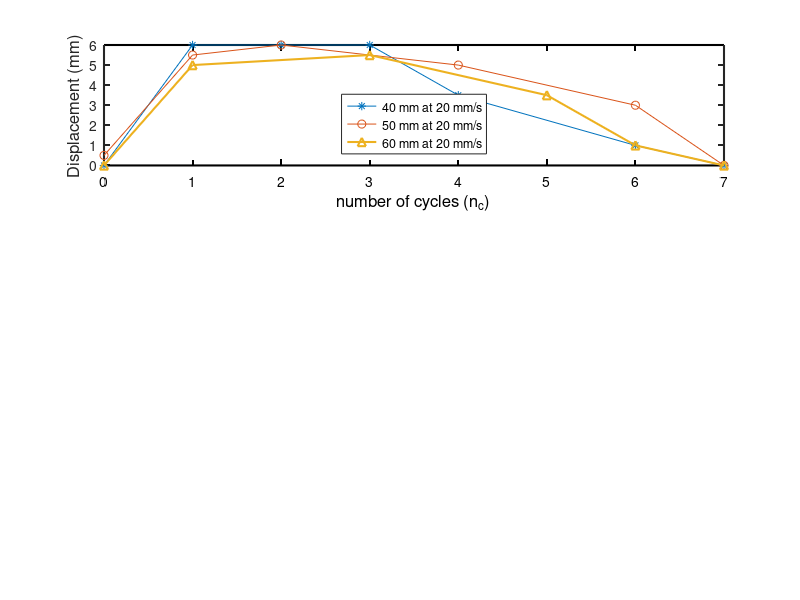

MATLAB code for this plot: (Note: this script raises an error after producing the figure.)
clc
clear all
close all
%% ADC characteristics
MaxADCVoltage=5;
ADCRes=8
ADCStep=5/2^(8);

ADCData= struct()
files = dir('*/*.csv')
for ii=1:numel(files)
    temp=csvread(strcat(files(ii).folder,'/',files(ii).name));
    ADCData(ii).name=files(ii).name;
    ADCData(ii).data=temp(2:end,2:end)*ADCStep*100;
end
%% 20mm/s
figure1=figure
nc1=[0 1 2 3 4 6 7];
Dis40mm=[0 6 6 6 3.5 1 0];
nc2=[0 1 2 4 6 7];
Dis50mm=[0.5 5.5 6 5 3 0];
nc3=[0 1 3 5 6 7];
Dis60mm=[0 5 5.5 3.5 1 0];

kkk=1.5;
subplot(3,1,1),
    plot(nc1,Dis40mm,'-*',nc2,Dis50mm,'-o',...
        nc3,Dis60mm,'-^','LineWidth',kkk)
    xlabel('number of cycles (n_c)','FontSize', 12)
    ylabel('Displacement (mm)','FontSize', 12)
    legend('40 mm at 20 mm/s','50 mm at 20 mm/s', '60 mm at 20 mm/s',...
        'Location','South')
    set(gca,'linewidth',1.5,...
     'xcolor',[0,0,0]);
    setFigProp2([14.4 14],12);
% 30 mm/s
nc1=[0 1 2 4 6];
Dis40mm=[1 6.2 8.0 8.2 8.5];
nc2=[0 1 2 6];
Dis50mm=[1 6.6 8 8.3];
nc3=[0 2 4];
Dis60mm=[1.1 8.2 8.5];
subplot(3,1,2),
    plot(nc1,Dis40mm,'-*',nc2,Dis50mm,'-o',...
        nc3,Dis60mm,'-^','LineWidth',kkk);
    xlabel('number of cycles (n_c)','FontSize', 12)
    ylabel('Displacement (mm)','FontSize', 12)
    legend('40 mm at 30 mm/s','50 mm at 30 mm/s', '60 mm at 30 mm/s','Location','SouthEast')
    set(gca,'linewidth',1.5,...
     'xcolor',[0,0,0]);
    setFigProp2([14.4 14],12);
% 40 mm/s
nc1=[0 1 2 5 8];
Dis40mm=[1.1 5.4 6 6.5 7];
nc2=[0 1 2 4 7];
Dis50mm=[1.1 3.3 5 5.5 6.5];
nc3=[0 1 2 4 8];
Dis60mm=[1 5 6 6.5 7];
subplot(3,1,3),
    plot(nc1,Dis40mm,'-*',nc2,Dis50mm,'-o',...
        nc3,Dis60mm,'-^','LineWidth',kkk)
    xlabel('number of cycles (n_c)','FontSize', 12)
    ylabel('Displacement (mm)','FontSize', 12)
    legend('40 mm at 40 mm/s','50 mm at 40 mm/s', '60 mm at 40 mm/s','Location','SouthEast')
    set(gca,'linewidth',1.5,...
     'xcolor',[0,0,0]);
    setFigProp2([16.4 14],12);

% Create textbox
annotation(figure1,'textbox',...
    [0.0169252468265162 0.791164658634534 0.0148095909732017 0.04518473895582],...
    'String',{'(a)'},...
    'FontSize',12,...
    'FitBoxToText','off',...
    'EdgeColor','none');

% Create textbox
annotation(figure1,'textbox',...
    [0.0218617771509168 0.504016064257027 0.0148095909732017 0.04518473895582],...
    'String','(b)',...
    'FontSize',12,...
    'FitBoxToText','off',...
    'EdgeColor','none');

% Create textbox
annotation(figure1,'textbox',...
    [0.0211565585331453 0.230923694779114 0.0148095909732017 0.0451847389558206],...
    'String','(c)',...
    'FontSize',12,...
    'FitBoxToText','off',...
    'EdgeColor','none');

%   matlabToLatexEps('disptraj',300);
%% Plot for different speed
kkk=1.5;
t=[0:0.1:30-0.1];
plot(t,ADCData(6).data(1:300,9),'LineWidth',kkk)
hold on
plot(t,ADCData(7).data(1:300,9),'LineWidth',kkk)
plot(t,ADCData(8).data(1:300,9),'LineWidth',kkk)
hold off
I=legend({'60 mm at 20mm/s','60 mm at 30mm/s','60 mm at 40mm/s'},'location','southeast')
ylabel('Pressure (kPa)')
xlabel('time (s)')
set(gca,'linewidth',1.5,...
     'xcolor',[0,0,0]);
setFigProp2([14.4,8],12);
% matlabToLatexEps('pressuretraj',300);